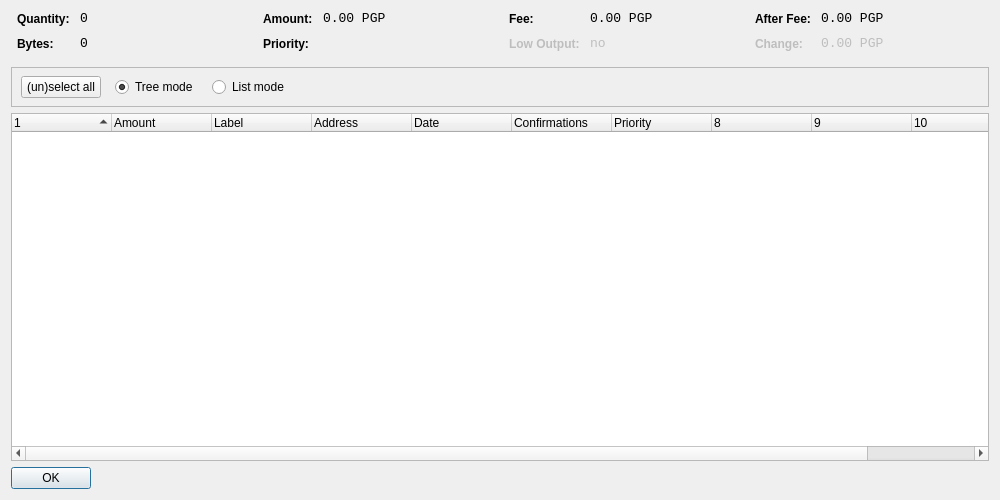
<?xml version="1.0" encoding="UTF-8"?>
<ui version="4.0">
 <class>CoinControlDialog</class>
 <widget class="QDialog" name="CoinControlDialog">
  <property name="geometry">
   <rect>
    <x>0</x>
    <y>0</y>
    <width>1000</width>
    <height>500</height>
   </rect>
  </property>
  <property name="windowTitle">
   <string>Coin Control</string>
  </property>
  <layout class="QVBoxLayout" name="verticalLayout">
   <item>
    <layout class="QHBoxLayout" name="horizontalLayoutTop" stretch="0,0,0,0">
     <property name="topMargin">
      <number>0</number>
     </property>
     <property name="bottomMargin">
      <number>10</number>
     </property>
     <item>
      <layout class="QFormLayout" name="formLayoutCoinControl1">
       <property name="horizontalSpacing">
        <number>10</number>
       </property>
       <property name="verticalSpacing">
        <number>10</number>
       </property>
       <property name="leftMargin">
        <number>6</number>
       </property>
       <property name="rightMargin">
        <number>6</number>
       </property>
       <item row="0" column="0">
        <widget class="QLabel" name="labelCoinControlQuantityText">
         <property name="styleSheet">
          <string notr="true">font-weight:bold;</string>
         </property>
         <property name="text">
          <string>Quantity:</string>
         </property>
        </widget>
       </item>
       <item row="0" column="1">
        <widget class="QLabel" name="labelCoinControlQuantity">
         <property name="font">
          <font>
           <family>Monospace</family>
           <pointsize>10</pointsize>
          </font>
         </property>
         <property name="cursor">
          <cursorShape>IBeamCursor</cursorShape>
         </property>
         <property name="contextMenuPolicy">
          <enum>Qt::ActionsContextMenu</enum>
         </property>
         <property name="text">
          <string notr="true">0</string>
         </property>
         <property name="textInteractionFlags">
          <set>Qt::LinksAccessibleByMouse|Qt::TextSelectableByKeyboard|Qt::TextSelectableByMouse</set>
         </property>
        </widget>
       </item>
       <item row="1" column="0">
        <widget class="QLabel" name="labelCoinControlBytesText">
         <property name="styleSheet">
          <string notr="true">font-weight:bold;</string>
         </property>
         <property name="text">
          <string>Bytes:</string>
         </property>
        </widget>
       </item>
       <item row="1" column="1">
        <widget class="QLabel" name="labelCoinControlBytes">
         <property name="font">
          <font>
           <family>Monospace</family>
           <pointsize>10</pointsize>
          </font>
         </property>
         <property name="cursor">
          <cursorShape>IBeamCursor</cursorShape>
         </property>
         <property name="contextMenuPolicy">
          <enum>Qt::ActionsContextMenu</enum>
         </property>
         <property name="text">
          <string notr="true">0</string>
         </property>
         <property name="textInteractionFlags">
          <set>Qt::LinksAccessibleByMouse|Qt::TextSelectableByKeyboard|Qt::TextSelectableByMouse</set>
         </property>
        </widget>
       </item>
      </layout>
     </item>
     <item>
      <layout class="QFormLayout" name="formLayoutCoinControl2">
       <property name="horizontalSpacing">
        <number>10</number>
       </property>
       <property name="verticalSpacing">
        <number>10</number>
       </property>
       <property name="leftMargin">
        <number>6</number>
       </property>
       <property name="rightMargin">
        <number>6</number>
       </property>
       <item row="0" column="0">
        <widget class="QLabel" name="labelCoinControlAmountText">
         <property name="styleSheet">
          <string notr="true">font-weight:bold;</string>
         </property>
         <property name="text">
          <string>Amount:</string>
         </property>
        </widget>
       </item>
       <item row="0" column="1">
        <widget class="QLabel" name="labelCoinControlAmount">
         <property name="font">
          <font>
           <family>Monospace</family>
           <pointsize>10</pointsize>
          </font>
         </property>
         <property name="cursor">
          <cursorShape>IBeamCursor</cursorShape>
         </property>
         <property name="contextMenuPolicy">
          <enum>Qt::ActionsContextMenu</enum>
         </property>
         <property name="text">
          <string notr="true">0.00 PGP</string>
         </property>
         <property name="textInteractionFlags">
          <set>Qt::LinksAccessibleByMouse|Qt::TextSelectableByKeyboard|Qt::TextSelectableByMouse</set>
         </property>
        </widget>
       </item>
       <item row="1" column="0">
        <widget class="QLabel" name="labelCoinControlPriorityText">
         <property name="styleSheet">
          <string notr="true">font-weight:bold;</string>
         </property>
         <property name="text">
          <string>Priority:</string>
         </property>
        </widget>
       </item>
       <item row="1" column="1">
        <widget class="QLabel" name="labelCoinControlPriority">
         <property name="font">
          <font>
           <family>Monospace</family>
           <pointsize>10</pointsize>
          </font>
         </property>
         <property name="cursor">
          <cursorShape>IBeamCursor</cursorShape>
         </property>
         <property name="contextMenuPolicy">
          <enum>Qt::ActionsContextMenu</enum>
         </property>
         <property name="text">
          <string/>
         </property>
         <property name="textInteractionFlags">
          <set>Qt::LinksAccessibleByMouse|Qt::TextSelectableByKeyboard|Qt::TextSelectableByMouse</set>
         </property>
        </widget>
       </item>
      </layout>
     </item>
     <item>
      <layout class="QFormLayout" name="formLayoutCoinControl3">
       <property name="horizontalSpacing">
        <number>10</number>
       </property>
       <property name="verticalSpacing">
        <number>10</number>
       </property>
       <property name="leftMargin">
        <number>6</number>
       </property>
       <property name="rightMargin">
        <number>6</number>
       </property>
       <item row="0" column="0">
        <widget class="QLabel" name="labelCoinControlFeeText">
         <property name="styleSheet">
          <string notr="true">font-weight:bold;</string>
         </property>
         <property name="text">
          <string>Fee:</string>
         </property>
        </widget>
       </item>
       <item row="0" column="1">
        <widget class="QLabel" name="labelCoinControlFee">
         <property name="font">
          <font>
           <family>Monospace</family>
           <pointsize>10</pointsize>
          </font>
         </property>
         <property name="cursor">
          <cursorShape>IBeamCursor</cursorShape>
         </property>
         <property name="contextMenuPolicy">
          <enum>Qt::ActionsContextMenu</enum>
         </property>
         <property name="text">
          <string notr="true">0.00 PGP</string>
         </property>
         <property name="textInteractionFlags">
          <set>Qt::LinksAccessibleByMouse|Qt::TextSelectableByKeyboard|Qt::TextSelectableByMouse</set>
         </property>
        </widget>
       </item>
       <item row="1" column="0">
        <widget class="QLabel" name="labelCoinControlLowOutputText">
         <property name="enabled">
          <bool>false</bool>
         </property>
         <property name="styleSheet">
          <string notr="true">font-weight:bold;</string>
         </property>
         <property name="text">
          <string>Low Output:</string>
         </property>
        </widget>
       </item>
       <item row="1" column="1">
        <widget class="QLabel" name="labelCoinControlLowOutput">
         <property name="enabled">
          <bool>false</bool>
         </property>
         <property name="font">
          <font>
           <family>Monospace</family>
           <pointsize>10</pointsize>
          </font>
         </property>
         <property name="cursor">
          <cursorShape>IBeamCursor</cursorShape>
         </property>
         <property name="contextMenuPolicy">
          <enum>Qt::ActionsContextMenu</enum>
         </property>
         <property name="text">
          <string notr="true">no</string>
         </property>
         <property name="textInteractionFlags">
          <set>Qt::LinksAccessibleByMouse|Qt::TextSelectableByKeyboard|Qt::TextSelectableByMouse</set>
         </property>
        </widget>
       </item>
      </layout>
     </item>
     <item>
      <layout class="QFormLayout" name="formLayoutCoinControl4">
       <property name="horizontalSpacing">
        <number>10</number>
       </property>
       <property name="verticalSpacing">
        <number>10</number>
       </property>
       <property name="leftMargin">
        <number>6</number>
       </property>
       <property name="rightMargin">
        <number>6</number>
       </property>
       <item row="0" column="0">
        <widget class="QLabel" name="labelCoinControlAfterFeeText">
         <property name="styleSheet">
          <string notr="true">font-weight:bold;</string>
         </property>
         <property name="text">
          <string>After Fee:</string>
         </property>
        </widget>
       </item>
       <item row="0" column="1">
        <widget class="QLabel" name="labelCoinControlAfterFee">
         <property name="font">
          <font>
           <family>Monospace</family>
           <pointsize>10</pointsize>
          </font>
         </property>
         <property name="cursor">
          <cursorShape>IBeamCursor</cursorShape>
         </property>
         <property name="contextMenuPolicy">
          <enum>Qt::ActionsContextMenu</enum>
         </property>
         <property name="text">
          <string notr="true">0.00 PGP</string>
         </property>
         <property name="textInteractionFlags">
          <set>Qt::LinksAccessibleByMouse|Qt::TextSelectableByKeyboard|Qt::TextSelectableByMouse</set>
         </property>
        </widget>
       </item>
       <item row="1" column="0">
        <widget class="QLabel" name="labelCoinControlChangeText">
         <property name="enabled">
          <bool>false</bool>
         </property>
         <property name="styleSheet">
          <string notr="true">font-weight:bold;</string>
         </property>
         <property name="text">
          <string>Change:</string>
         </property>
        </widget>
       </item>
       <item row="1" column="1">
        <widget class="QLabel" name="labelCoinControlChange">
         <property name="enabled">
          <bool>false</bool>
         </property>
         <property name="font">
          <font>
           <family>Monospace</family>
           <pointsize>10</pointsize>
          </font>
         </property>
         <property name="cursor">
          <cursorShape>IBeamCursor</cursorShape>
         </property>
         <property name="contextMenuPolicy">
          <enum>Qt::ActionsContextMenu</enum>
         </property>
         <property name="text">
          <string notr="true">0.00 PGP</string>
         </property>
         <property name="textInteractionFlags">
          <set>Qt::LinksAccessibleByMouse|Qt::TextSelectableByKeyboard|Qt::TextSelectableByMouse</set>
         </property>
        </widget>
       </item>
      </layout>
     </item>
    </layout>
   </item>
   <item>
    <widget class="QFrame" name="frame">
     <property name="minimumSize">
      <size>
       <width>0</width>
       <height>40</height>
      </size>
     </property>
     <property name="frameShape">
      <enum>QFrame::StyledPanel</enum>
     </property>
     <property name="frameShadow">
      <enum>QFrame::Sunken</enum>
     </property>
     <widget class="QWidget" name="horizontalLayoutWidget">
      <property name="geometry">
       <rect>
        <x>10</x>
        <y>0</y>
        <width>781</width>
        <height>41</height>
       </rect>
      </property>
      <layout class="QHBoxLayout" name="horizontalLayoutPanel" stretch="0,0,0,0,0">
       <property name="spacing">
        <number>14</number>
       </property>
       <item>
        <widget class="QPushButton" name="pushButtonSelectAll">
         <property name="sizePolicy">
          <sizepolicy hsizetype="Maximum" vsizetype="Fixed">
           <horstretch>0</horstretch>
           <verstretch>0</verstretch>
          </sizepolicy>
         </property>
         <property name="text">
          <string>(un)select all</string>
         </property>
        </widget>
       </item>
       <item>
        <widget class="QRadioButton" name="radioTreeMode">
         <property name="sizePolicy">
          <sizepolicy hsizetype="Maximum" vsizetype="Fixed">
           <horstretch>0</horstretch>
           <verstretch>0</verstretch>
          </sizepolicy>
         </property>
         <property name="text">
          <string>Tree mode</string>
         </property>
         <property name="checked">
          <bool>true</bool>
         </property>
        </widget>
       </item>
       <item>
        <widget class="QRadioButton" name="radioListMode">
         <property name="sizePolicy">
          <sizepolicy hsizetype="Maximum" vsizetype="Fixed">
           <horstretch>0</horstretch>
           <verstretch>0</verstretch>
          </sizepolicy>
         </property>
         <property name="text">
          <string>List mode</string>
         </property>
        </widget>
       </item>
       <item>
        <spacer name="horizontalSpacer">
         <property name="orientation">
          <enum>Qt::Horizontal</enum>
         </property>
         <property name="sizeHint" stdset="0">
          <size>
           <width>40</width>
           <height>20</height>
          </size>
         </property>
        </spacer>
       </item>
      </layout>
     </widget>
    </widget>
   </item>
   <item>
    <widget class="CoinControlTreeWidget" name="treeWidget">
     <property name="contextMenuPolicy">
      <enum>Qt::CustomContextMenu</enum>
     </property>
     <property name="sortingEnabled">
      <bool>false</bool>
     </property>
     <property name="columnCount">
      <number>11</number>
     </property>
     <attribute name="headerShowSortIndicator" stdset="0">
      <bool>true</bool>
     </attribute>
     <attribute name="headerStretchLastSection">
      <bool>false</bool>
     </attribute>
     <column>
      <property name="text">
       <string/>
      </property>
     </column>
     <column>
      <property name="text">
       <string>Amount</string>
      </property>
     </column>
     <column>
      <property name="text">
       <string>Label</string>
      </property>
     </column>
     <column>
      <property name="text">
       <string>Address</string>
      </property>
     </column>
     <column>
      <property name="text">
       <string>Date</string>
      </property>
     </column>
     <column>
      <property name="text">
       <string>Confirmations</string>
      </property>
      <property name="toolTip">
       <string>Confirmed</string>
      </property>
     </column>
     <column>
      <property name="text">
       <string>Priority</string>
      </property>
     </column>
     <column>
      <property name="text">
       <string/>
      </property>
     </column>
     <column>
      <property name="text">
       <string/>
      </property>
     </column>
     <column>
      <property name="text">
       <string/>
      </property>
     </column>
     <column>
      <property name="text">
       <string/>
      </property>
     </column>
    </widget>
   </item>
   <item>
    <widget class="QDialogButtonBox" name="buttonBox">
     <property name="sizePolicy">
      <sizepolicy hsizetype="Maximum" vsizetype="Fixed">
       <horstretch>0</horstretch>
       <verstretch>0</verstretch>
      </sizepolicy>
     </property>
     <property name="orientation">
      <enum>Qt::Horizontal</enum>
     </property>
     <property name="standardButtons">
      <set>QDialogButtonBox::Ok</set>
     </property>
    </widget>
   </item>
  </layout>
 </widget>
 <customwidgets>
  <customwidget>
   <class>CoinControlTreeWidget</class>
   <extends>QTreeWidget</extends>
   <header>coincontroltreewidget.h</header>
  </customwidget>
 </customwidgets>
 <resources/>
 <connections/>
</ui>
